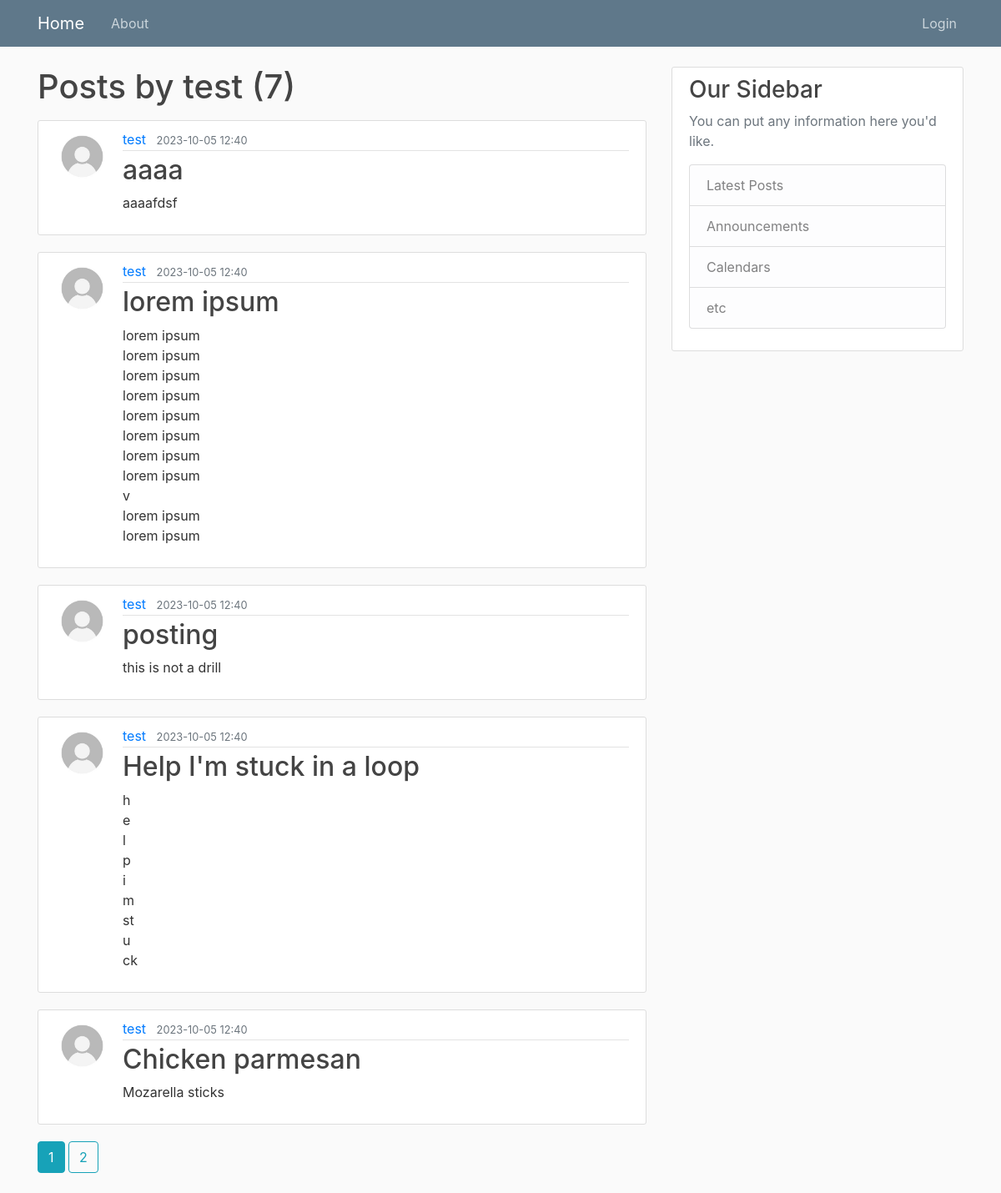
The page /user/test on the database as committed earlier.
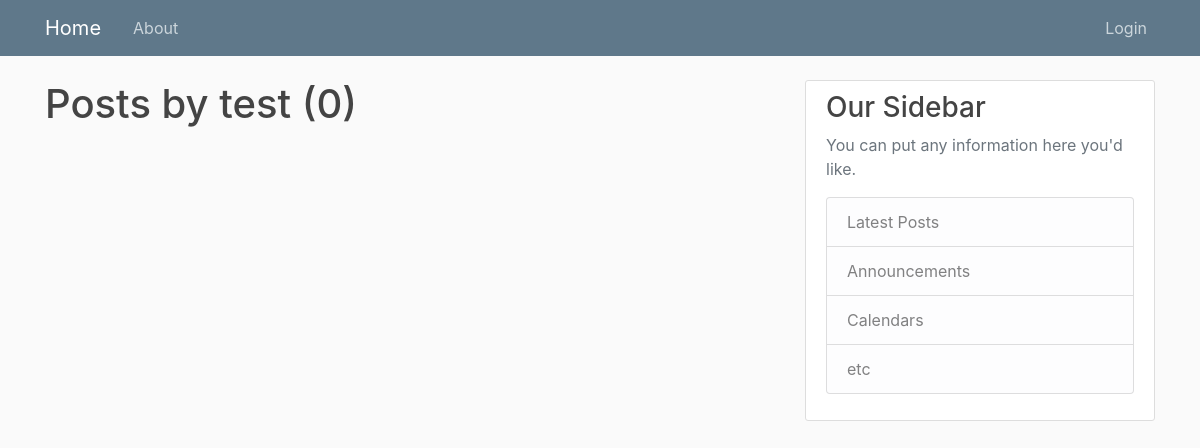
The same page on the database as committed later.
### blog/models.py (models this page shows, shortened)
class User(db.Model, UserMixin):
    id = db.Column(db.Integer, primary_key=True)
    username = db.Column(db.String(20), unique=True, nullable=False)
    email = db.Column(db.String(120), unique=True, nullable=False)
    image_file = db.Column(db.String(20), nullable=False, default='default.jpg')
    password = db.Column(db.String(60), nullable=False)
    posts = db.relationship('Post', backref='author', lazy=True)

class Post(db.Model):
    id = db.Column(db.Integer, primary_key=True)
    title = db.Column(db.String(100), nullable=False)
    date_posted = db.Column(db.DateTime, nullable=False, default=datetime.utcnow)
    content = db.Column(db.Text, nullable=False)
    user_id = db.Column(db.Integer, db.ForeignKey('user.id'), nullable=False)

### blog/users/routes.py (the view)
@users.route("/user/<string:username>")
def user_posts(username):
	page = request.args.get('page', default=1, type=int)
	user = User.query.filter_by(username=username).first_or_404()
	posts = Post.query.filter_by(author=user).order_by(Post.date_posted.desc()).paginate(page=page, per_page=5)
	return render_template('user_posts.html', posts=posts, user=user)

### blog/templates/user_posts.html
{% extends "layout.html" %}
{% block content %}
    <h1 class="mb-3">Posts by {{ user.username }} ({{ posts.total }})</h1>
    {% for post in posts.items %}
        <article class="media content-section">
            <img class="rounded-circle article-img" src="{{ url_for('static', filename='profile_pics/' + post.author.image_file) }}">
            <div class="media-body">
                <div class="article-metadata">
                    <a class="mr-2" href="{{ url_for('users.user_posts', username=post.author.username) }}" style="text-decoration: none;">{{ post.author.username }}</a>
                    <small class="text-muted">{{ post.date_posted.strftime('%Y-%m-%d %H:%M') }}</small>
                </div>
                <h2><a class="article-title" href="{{ url_for('posts.post', post_id=post.id) }}" style="text-decoration: none;">{{ post.title }}</a></h2>
                <p class="article-content">{{ post.content }}</p>
            </div>
        </article>
    {% endfor %}
    {% for page_num in posts.iter_pages(left_edge=1, right_edge=1, left_current=1, right_current=1) %}
        {% if page_num %}
            {% if posts.page == page_num %}
                <a class="btn btn-info mb-4" href="{{ url_for('users.user_posts', username=user.username, page=page_num) }}">{{ page_num }}</a>
            {% else %}
                <a class="btn btn-outline-info mb-4" href="{{ url_for('users.user_posts', username=user.username, page=page_num) }}">{{ page_num }}</a>
            {% endif %}
        {% else %}
            ...
        {% endif %}
    {% endfor %}
{% endblock content %}

### blog/templates/layout.html (shortened to what this page needs)
<!DOCTYPE html>
<html lang="en">
<head>
     <link rel="stylesheet" href="https://maxcdn.bootstrapcdn.com/bootstrap/4.0.0/css/bootstrap.min.css">
     <link rel="stylesheet" type="text/css" href="{{ url_for('static', filename='main.css') }}">
 </head>
 <body>
     <header class="site-header">
       <nav class="navbar navbar-expand-md navbar-dark bg-steel fixed-top">
         <div class="container">
           <a class="navbar-brand mr-4" href="{{ url_for('main.home') }}">Home</a>
           <div class="collapse navbar-collapse" id="navbarToggle">
             <div class="navbar-nav mr-auto">
               <a class="nav-item nav-link" href="{{ url_for('main.about') }}">About</a>
             </div>
             <div class="navbar-nav ml-auto">
               {% if current_user.is_authenticated %}
                 <a class="nav-item nav-link" href="{{ url_for('posts.new_post') }}">New Post</a>
                 <a class="nav-item nav-link" href="{{ url_for('users.account') }}">Account</a>
                 <a class="nav-item nav-link" href="{{ url_for('users.logout') }}">Logout</a>
               {% else %}
                 <a class="nav-item nav-link" href="{{ url_for('users.login') }}">Login</a>
               {% endif %}
             </div>
           </div>
         </div>
       </nav>
     </header>
     <main role="main" class="container">
       <div class="row">
         <div class="col-md-8">
           {% block content %}{% endblock %}
         </div>
         <div class="col-md-4">
           <div class="content-section">
             <h3>Our Sidebar</h3>
             <p class='text-muted'>You can put any information here you'd like.
               <ul class="list-group">
                 <li class="list-group-item list-group-item-light">Latest Posts</li>
                 <li class="list-group-item list-group-item-light">Announcements</li>
                 <li class="list-group-item list-group-item-light">Calendars</li>
                 <li class="list-group-item list-group-item-light">etc</li>
               </ul>
             </p>
           </div>
         </div>
       </div>
     </main>
 </body>
 </html>

### blog/static/main.css (style rules this page uses)
body { background: #fafafa; color: #333333; margin-top: 5rem; }
h1, h2, h3, h4, h5, h6 { color: #444444; }
.bg-steel { background-color: #5f788a; }
.site-header .navbar-nav .nav-link { color: #cbd5db; }
.content-section { background: #ffffff; padding: 10px 20px; border: 1px solid #dddddd; border-radius: 3px; margin-bottom: 20px; }

Rows that differ between the two databases and show on the page:
removed Post: image_file (placeholder picture), author.username "test", date_posted "2023-10-05 12:40", title "aaaa", content "aaaafdsf"
removed Post: image_file (placeholder picture), author.username "test", date_posted "2023-10-05 12:40", title "lorem ipsum", content "lorem ipsum lorem ipsum lorem ipsum lorem ipsum lorem ipsum lorem ipsum lorem ipsum lorem ipsum v lorem ipsum lorem ipsum"
removed Post: image_file (placeholder picture), author.username "test", date_posted "2023-10-05 12:40", title "posting", content "this is not a drill"
removed Post: image_file (placeholder picture), author.username "test", date_posted "2023-10-05 12:40", title "Help I'm stuck in a loop", content "h e l p i m st u ck"
removed Post: image_file (placeholder picture), author.username "test", date_posted "2023-10-05 12:40", title "Chicken parmesan", content "Mozarella sticks"
Other text that changed with them:
{{ posts.total }}: "7" → "0"
list line gone: "1"
list line gone: "2"
